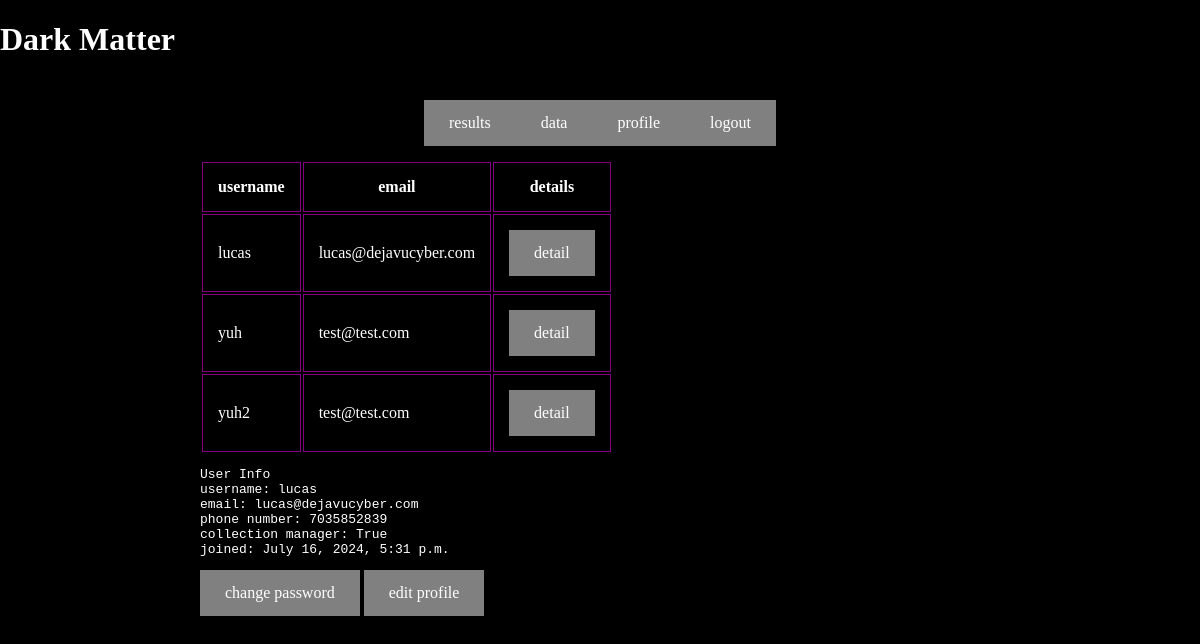
Page /accounts/manage_users/lucas on the earlier database version.
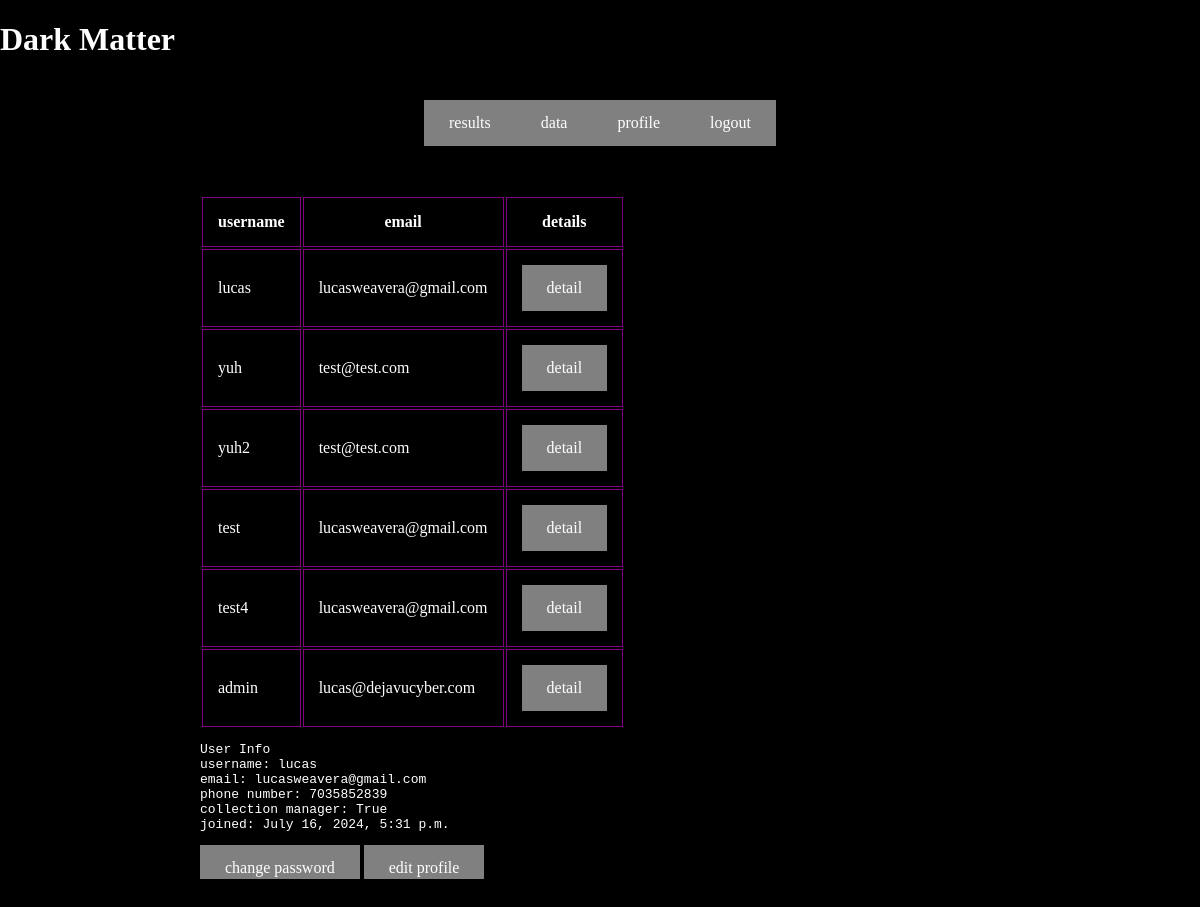
Same page on the later database version.
### users/models.py (models this page shows)
class User(AbstractUser):
    phone_number = models.CharField(max_length=20)
    collection_manager = models.BooleanField(default=False)

### users/views.py (the view)
# urls.py: path("accounts/manage_users/<str:username>", manage_users, name='user_detail'),
def manage_users(request,username=None):
    if request.method == "GET" and username is not None:
        return render(request,"users/user_detail.html",{"user_list":User.objects.all(),"current_user":User.objects.get(username=username)})
    elif request.method == "GET":
        return render(request, "users/manage_users.html",
                      {"user_list": User.objects.all()})

### users/templates/users/user_detail.html
{% extends 'users/manage_users.html' %}
{% block user %}
<div>
<pre>User Info
username: {{current_user.username}}
email: {{current_user.email}}
phone number: {{current_user.phone_number}}
collection manager: {{current_user.collection_manager}}
joined: {{current_user.date_joined}}
</pre>
<a href="{% url 'password_change' %}">change password</a>
<a href="{% url 'update user' current_user.username %}">edit profile</a>
</div>
{% endblock %}

### users/templates/users/manage_users.html
{% extends 'base.html' %}
{% block collection_targets %}
    <table>
        <th>username</th>
        <th>email</th>
        <th>details</th>
    {% for user in user_list %}
        <tr>
        <td>{{user.username}}</td>
        <td>{{user.email}}</td>
        <td> <a href="{% url 'user_detail' user.username %}">detail</a></td>
        </tr>
    {% endfor %}
    </table>
{% block user %}
{% endblock %}
    {% endblock %}

Differences in the rows shown:
changed User "lucas": email "lucas@dejavucyber.com" → "lucasweavera@gmail.com"
added User: username "test", email "lucasweavera@gmail.com"
added User: username "test4", email "lucasweavera@gmail.com"
added User: username "admin", email "lucas@dejavucyber.com"
